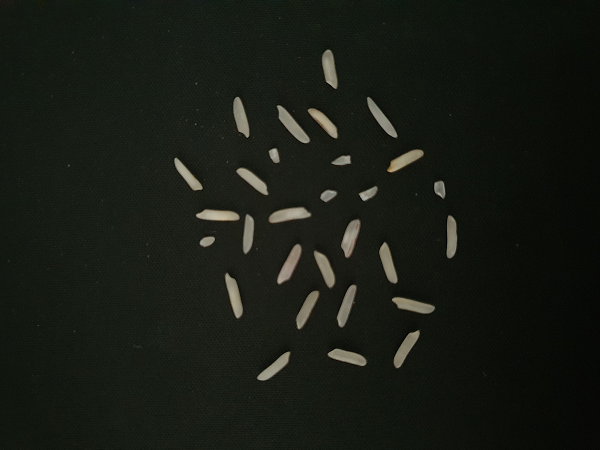
#> input picture code/rice_img6.png, 600 x 450 px
$ python 1.py
#> lines starting #> are read from the running program, lines starting #| are printed output that depends on the picture; after the words box and inside, x2 and y2 are one past the last pixel; in counts of white or black regions, pixels touching at a corner belong together
import os
from random import random

import cv2
import numpy as np
import matplotlib.pyplot as plt


# misc
def is_border(location, w, h):
    if location[0] == 0 or location[0] == w or location[1] == h or location[1] == 0:
        return 1
    return 0


def bin_image_gen(iteration, t, original_image):
    bin_image = np.zeros(original_image.shape)
    w, h = bin_image.shape
    for i in range(w):
        for j in range(h):
            if original_image[i, j] > t:
                bin_image[i, j] = 0
            else:
                bin_image[i, j] = 255
    cv2.imwrite("OUTPUT/"+str(iteration)+".png", bin_image)


# calculate a threshold value
def calc_threshold(file):
#> called with file = 'rice_img6.png'
    sigma = 0.01
    iter_count = []
    iter_value = []
    t = 64 + random() * 128
    print("initial random value is " + str(t))
    image = cv2.imread(file, 0)
#> image: shape (450, 600); min 0, max 188, mean 26.1
    w, h = image.shape
#> w = 450; h = 600
    u0 = 0.0
    u0_count = 0
    u1 = 0.0
    u1_count = 0
    t1 = 0.0
    iteration = 0
    # debug
    while t - t1 > sigma or t - t1 < -sigma:
        iteration += 1
        t1 = t
        for i in range(w):
            for j in range(h):
                if image[i, j] < t:
                    u0 += image[i, j]
                    u0_count += 1
                else:
                    u1 += image[i, j]
                    u1_count += 1
        u0 /= u0_count
        u1 /= u1_count
        u0_count = 0
        u1_count = 0
        t = (u0+u1)/2
        print("iteration count " + str(iteration))
        print("u0 = " + str(u0) + ", u1 = " + str(u1) + ", t= " + str(t))
        iter_count.append(iteration)
        iter_value.append(t)
        bin_image_gen(iteration, t, image)
#> this loop made 4 passes
#> pass 1, in bin_image_gen, `cv2.imwrite("OUTPUT/"+str(iteration)+".png", bin_image)`:
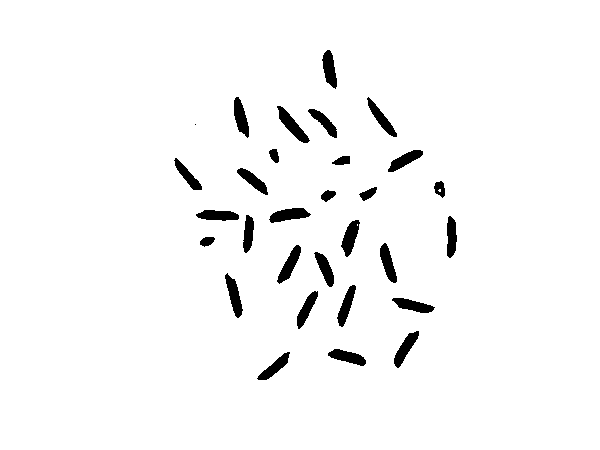
#> saved as 1.png: shape (450, 600); 96.7% white; 30 black regions (1 under 20 px), largest, box (x1, y1, x2, y2) and area: (277, 106, 310, 143) 424, (269, 208, 311, 223) 391, (225, 273, 243, 318) 384
#> pass 2, in bin_image_gen (call 2), `cv2.imwrite("OUTPUT/"+str(iteration)+".png", bin_image)`:
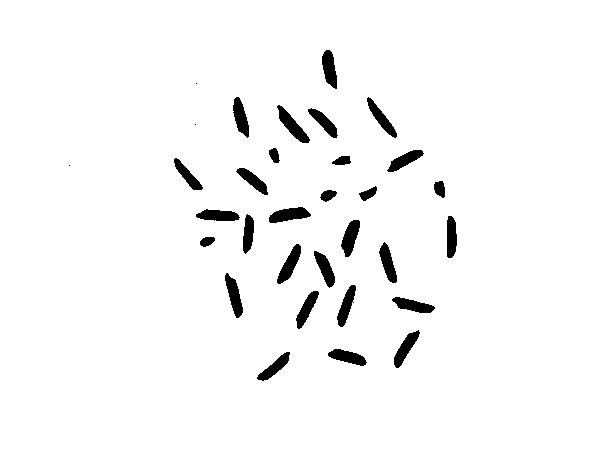
#> saved as 2.png: shape (450, 600); 96.5% white; 32 black regions (3 under 20 px), largest, box (x1, y1, x2, y2) and area: (277, 105, 310, 143) 451, (269, 207, 311, 223) 431, (277, 244, 301, 284) 420
#> after the loop, iter_count = [1, 2, 3, 4]; iter_value = [102.1, 79.91, 78.08, 78.08]; iteration = 4; u0 = 22.14; u1 = 134
    plt.plot(iter_count, iter_value)
    plt.xlabel('iteration')
    plt.ylabel('t')
    plt.show()
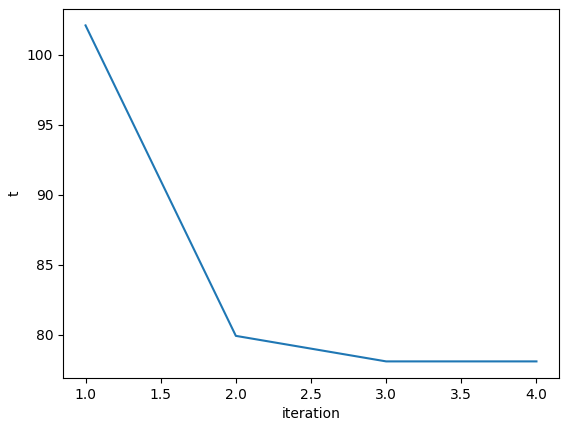
#> figure drawn by matplotlib, 1 panel
    return t


if __name__ == "__main__":
    img = "rice_img6.png"
    print("t = " + str(calc_threshold(img)))

$ run again, with code/rice_img1.png copied over code/rice_img6.png
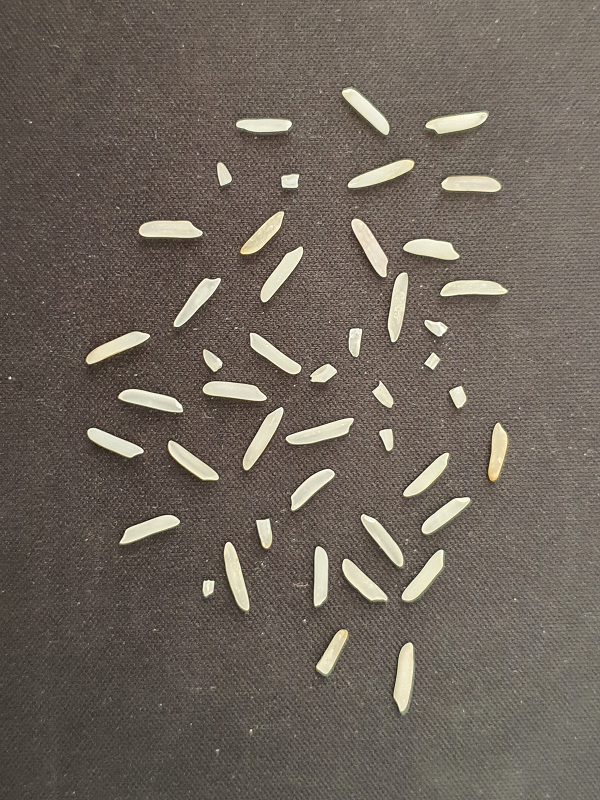
#> input picture code/rice_img1.png, 600 x 800 px
#> the loop in calc_threshold, `while t - t1 > sigma or t - t1 < -sigma:` made 4 passes
#> pass 1, in bin_image_gen, `cv2.imwrite("OUTPUT/"+str(iteration)+".png", bin_image)`:
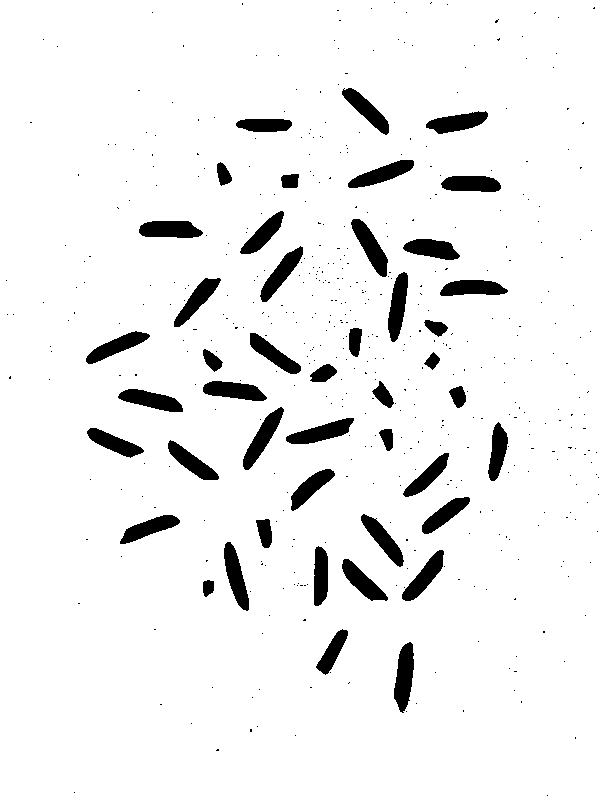
#> saved as 1.png: shape (800, 600); 93.7% white; 507 black regions (462 under 20 px), largest, box (x1, y1, x2, y2) and area: (394, 642, 414, 713) 960, (351, 219, 388, 277) 908, (243, 407, 284, 470) 904
#> after the loop in calc_threshold, `while t - t1 > sigma or t - t1 < -sigma:`: iter_count = [1, 2, 3, 4]; iter_value = [159.3, 158.5, 158.4, 158.4]; iteration = 4; u0 = 94.16; u1 = 222.6
#> in calc_threshold, `plt.show()`:
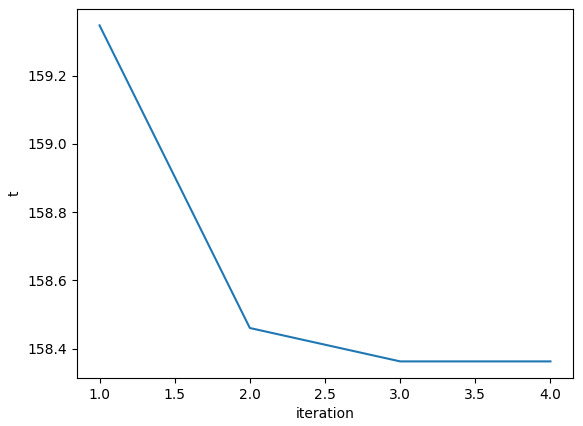
#> figure drawn by matplotlib, 1 panel

$ run again, with code/rice_img2.png copied over code/rice_img6.png
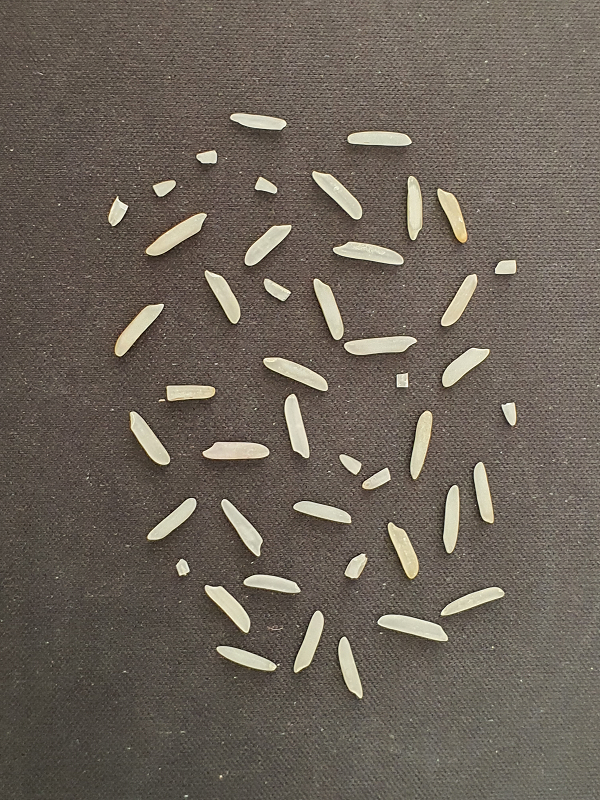
#> input picture code/rice_img2.png, 600 x 800 px
#> the loop in calc_threshold, `while t - t1 > sigma or t - t1 < -sigma:` made 5 passes
#> pass 1, in bin_image_gen, `cv2.imwrite("OUTPUT/"+str(iteration)+".png", bin_image)`:
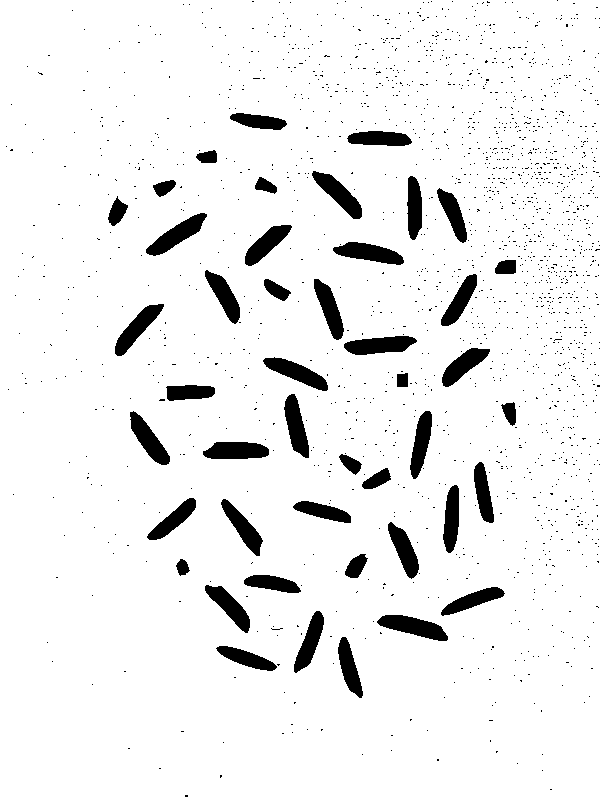
#> saved as 1.png: shape (800, 600); 93.1% white; 1885 black regions (1840 under 20 px), largest, box (x1, y1, x2, y2) and area: (377, 615, 448, 641) 1017, (146, 213, 207, 256) 988, (344, 336, 417, 355) 975
#> after the loop in calc_threshold, `while t - t1 > sigma or t - t1 < -sigma:`: iter_count = [1, 2, 3, 4, 5]; iter_value = [152.8, 150.3, 149.4, 149.1, 149.1]; iteration = 5; u0 = 92.07; u1 = 206.1
#> in calc_threshold, `plt.show()`:
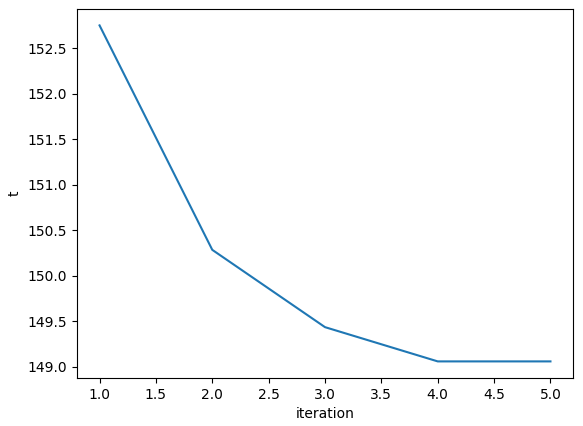
#> figure drawn by matplotlib, 1 panel

$ run again, with code/rice_img7.png copied over code/rice_img6.png
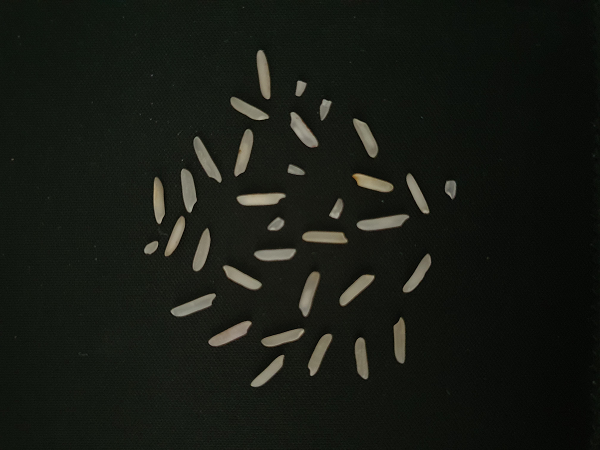
#> input picture code/rice_img7.png, 600 x 450 px
#> the loop in calc_threshold, `while t - t1 > sigma or t - t1 < -sigma:` made 4 passes
#> pass 1, in bin_image_gen, `cv2.imwrite("OUTPUT/"+str(iteration)+".png", bin_image)`:
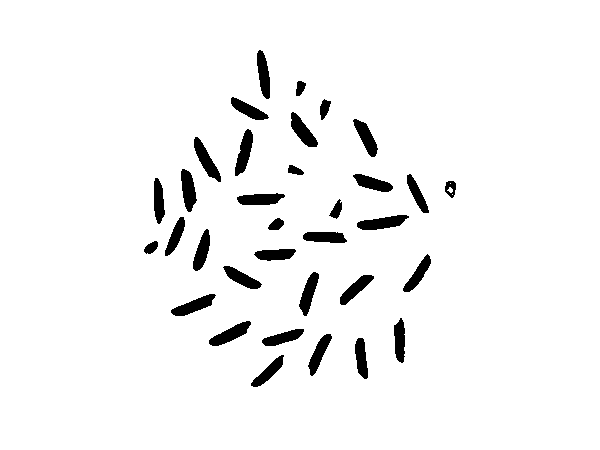
#> saved as 1.png: shape (450, 600); 95.6% white; 34 black regions, largest, box (x1, y1, x2, y2) and area: (357, 215, 409, 230) 484, (194, 137, 221, 182) 470, (209, 321, 251, 346) 465
#> after the loop in calc_threshold, `while t - t1 > sigma or t - t1 < -sigma:`: iter_count = [1, 2, 3, 4]; iter_value = [99.52, 75.68, 74.1, 74.09]; iteration = 4; u0 = 19.38; u1 = 128.8
#> in calc_threshold, `plt.show()`:
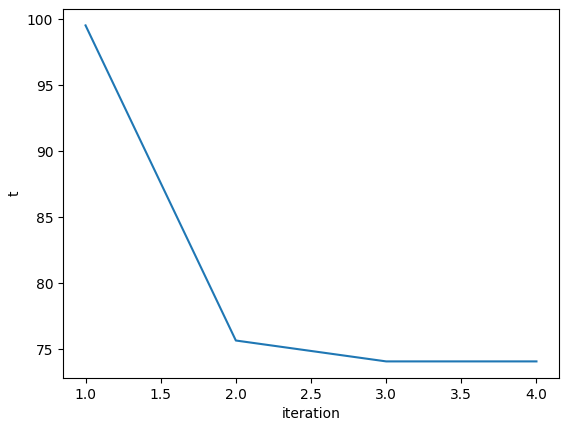
#> figure drawn by matplotlib, 1 panel
